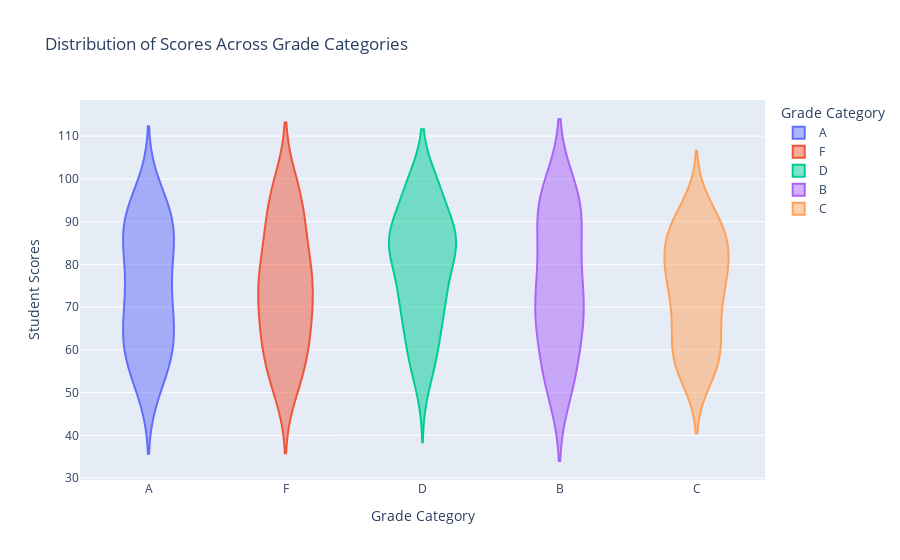

Here is the notebook cell this chart was saved with:
### Markdown cell above
<h3>2. Using the Student Grades, create a violin plot to display the distribution of scores across different grade categories.

### Code cell
import numpy as np
import pandas as pd
import plotly.express as px

# Generate the student grades data
np.random.seed(15)
data = {
    'Grade': np.random.choice(['A', 'B', 'C', 'D', 'F'], 200),
    'Score': np.random.randint(50, 100, 200)
}
df = pd.DataFrame(data)

# Create the violin plot using Plotly
fig = px.violin(df, x="Grade", y="Score",
                title="Distribution of Scores Across Grade Categories",
                labels={"Grade": "Grade Category", "Score": "Student Scores"},
                color="Grade")

# Show the violin plot
fig.show()

### Figure 1 — Plotly figure (JSON) as saved in the notebook; plotly's stock layout.template omitted (floating-point values rounded to 4 significant figures)
{"data": [{"alignmentgroup": "True", "box": {"visible": false}, "hovertemplate": "Grade Category=%{x}<br>Student Scores=%{y}<extra></extra>", "legendgroup": "A", "marker": {"color": "#636efa"}, "name": "A", "offsetgroup": "A", "orientation": "v", "scalegroup": "True", "showlegend": true, "type": "violin", "x": ["A", "A", "A", "A", "A", "A", "A", "A", "A", "A", "A", "A", "A", "A", "A", "A", "A", "A", "A", "A", "A", "A", "A", "A", "A", "A", "A", "A", "A", "A", "A", "A", "A", "A", "A", "A", "A", "A", "A", "A"], "x0": " ", "xaxis": "x", "y": [89, 72, 70, 79, 78, 61, 61, 73, 58, 74, 87, 92, 89, 83, 56, 73, 93, 63, 67, 75, 84, 67, 53, 50, 82, 63, 90, 85, 65, 93, 51, 87, 56, 65, 60, 97, 59, 98, 85, 93], "y0": " ", "yaxis": "y"}, {"alignmentgroup": "True", "box": {"visible": false}, "hovertemplate": "Grade Category=%{x}<br>Student Scores=%{y}<extra></extra>", "legendgroup": "F", "marker": {"color": "#EF553B"}, "name": "F", "offsetgroup": "F", "orientation": "v", "scalegroup": "True", "showlegend": true, "type": "violin", "x": ["F", "F", "F", "F", "F", "F", "F", "F", "F", "F", "F", "F", "F", "F", "F", "F", "F", "F", "F", "F", "F", "F", "F", "F", "F", "F", "F", "F", "F", "F", "F", "F", "F", "F", "F", "F", "F", "F", "F", "F", "F", "F", "F", "F", "F"], "x0": " ", "xaxis": "x", "y": [50, 66, 76, 93, 73, 89, 69, 99, 70, 52, 77, 80, 87, 59, 57, 63, 71, 95, 61, 53, 51, 81, 60, 65, 57, 79, 71, 55, 72, 75, 62, 87, 99, 78, 86, 97, 93, 65, 65, 99, 75, 88, 89, 80, 78], "y0": " ", "yaxis": "y"}, {"alignmentgroup": "True", "box": {"visible": false}, "hovertemplate": "Grade Category=%{x}<br>Student Scores=%{y}<extra></extra>", "legendgroup": "D", "marker": {"color": "#00cc96"}, "name": "D", "offsetgroup": "D", "orientation": "v", "scalegroup": "True", "showlegend": true, "type": "violin", "x": ["D", "D", "D", "D", "D", "D", "D", "D", "D", "D", "D", "D", "D", "D", "D", "D", "D", "D", "D", "D", "D", "D", "D", "D", "D", "D", "D", "D", "D", "D", "D", "D", "D", "D", "D", "D", "D", "D", "D", "D", "D", "D"], "x0": " ", "xaxis": "x", "y": [87, 86, 58, 99, 56, 67, 87, 86, 77, 57, 95, 99, 76, 86, 65, 78, 77, 81, 81, 95, 73, 70, 99, 85, 85, 72, 88, 60, 86, 92, 72, 87, 61, 85, 99, 66, 98, 51, 73, 88, 84, 67], "y0": " ", "yaxis": "y"}, {"alignmentgroup": "True", "box": {"visible": false}, "hovertemplate": "Grade Category=%{x}<br>Student Scores=%{y}<extra></extra>", "legendgroup": "B", "marker": {"color": "#ab63fa"}, "name": "B", "offsetgroup": "B", "orientation": "v", "scalegroup": "True", "showlegend": true, "type": "violin", "x": ["B", "B", "B", "B", "B", "B", "B", "B", "B", "B", "B", "B", "B", "B", "B", "B", "B", "B", "B", "B", "B", "B", "B", "B", "B", "B", "B", "B", "B", "B", "B", "B", "B", "B"], "x0": " ", "xaxis": "x", "y": [98, 93, 70, 53, 69, 82, 57, 67, 67, 81, 80, 54, 77, 73, 98, 87, 51, 88, 66, 76, 71, 65, 95, 92, 96, 64, 58, 83, 94, 91, 55, 96, 50, 70], "y0": " ", "yaxis": "y"}, {"alignmentgroup": "True", "box": {"visible": false}, "hovertemplate": "Grade Category=%{x}<br>Student Scores=%{y}<extra></extra>", "legendgroup": "C", "marker": {"color": "#FFA15A"}, "name": "C", "offsetgroup": "C", "orientation": "v", "scalegroup": "True", "showlegend": true, "type": "violin", "x": ["C", "C", "C", "C", "C", "C", "C", "C", "C", "C", "C", "C", "C", "C", "C", "C", "C", "C", "C", "C", "C", "C", "C", "C", "C", "C", "C", "C", "C", "C", "C", "C", "C", "C", "C", "C", "C", "C", "C"], "x0": " ", "xaxis": "x", "y": [76, 67, 80, 85, 90, 61, 79, 61, 64, 80, 84, 91, 80, 86, 57, 70, 92, 73, 54, 85, 89, 74, 72, 73, 59, 88, 88, 84, 94, 55, 81, 64, 68, 80, 58, 74, 61, 53, 56], "y0": " ", "yaxis": "y"}], "layout": {"autosize": true, "legend": {"title": {"text": "Grade Category"}, "tracegroupgap": 0}, "title": {"text": "Distribution of Scores Across Grade Categories"}, "violinmode": "overlay", "xaxis": {"anchor": "y", "autorange": true, "categoryarray": ["A", "F", "D", "B", "C"], "categoryorder": "array", "domain": [0, 1], "range": [-0.5, 4.5], "title": {"text": "Grade Category"}, "type": "category"}, "yaxis": {"anchor": "x", "autorange": true, "domain": [0, 1], "range": [29.54, 118.5], "title": {"text": "Student Scores"}, "type": "linear"}}}
